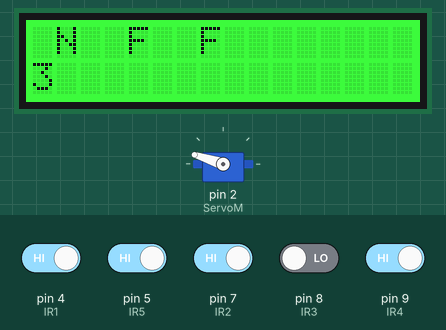
Recording of a sketch running on a simulated Arduino Uno, built with avr-gcc and run on an emulated ATmega328P. Parts: 16×2 character LCD, servo. The test bench sets the inputs (shaded band); at power-on: pin 4 (IR1), pin 5 (IR5), pin 7 (IR2), pin 9 (IR4) HIGH, pin 8 (IR3) LOW.

Above: at 2.2 s.
2.3 s: pin 5 (IR5) driven LOW
At 3.0 s:
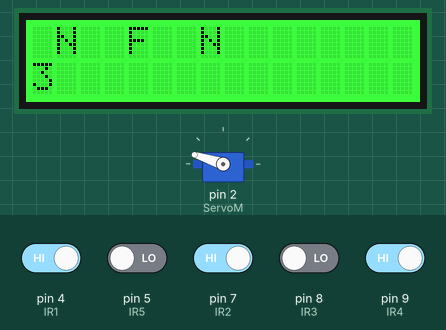
3.8 s: pin 8 (IR3) driven HIGH
At 4.1 s:
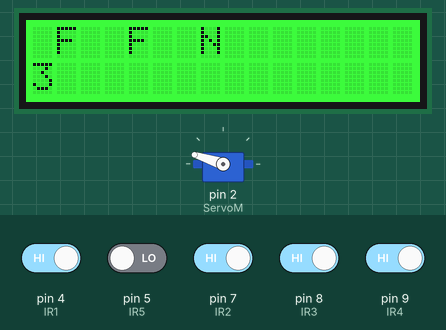
5.3 s: pin 9 (IR4) driven LOW
At 6.5 s:
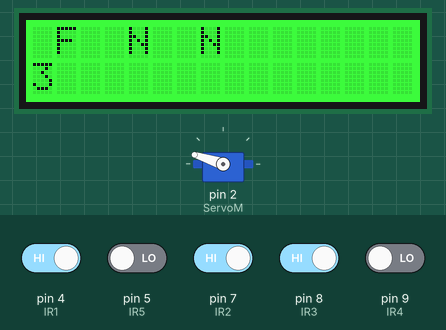
6.8 s: pin 5 (IR5) driven HIGH
At 7.6 s:
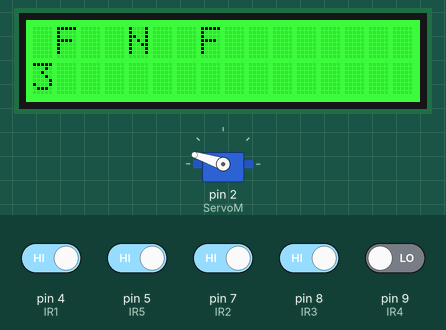
8.3 s: pin 8 (IR3) driven LOW
At 8.7 s:
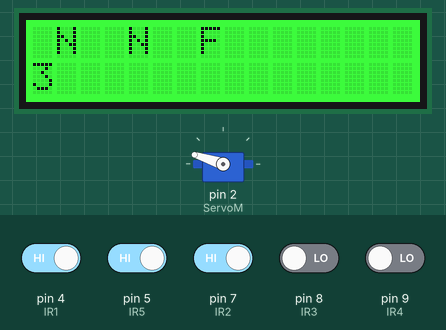
9.8 s: pin 5 (IR5) driven LOW
At 11.0 s:
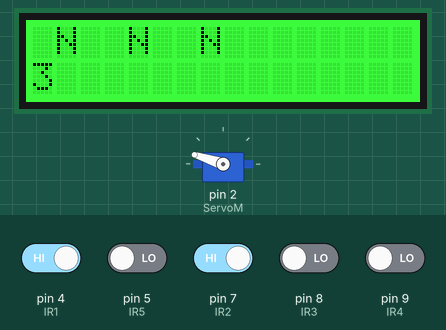
Timing chart, 0 to 12.3 s (numbered marks = the images above; inputs shaded):
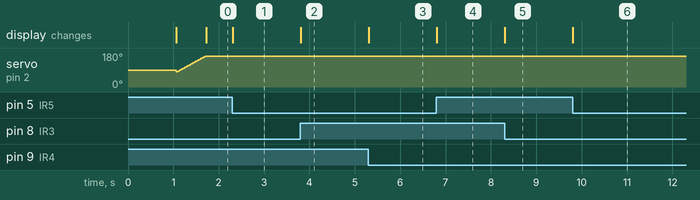

Measured:
- after the input at 2.3 s, the display: changes at once (image 1)
- after the input at 3.8 s, the display: changes at once (image 2)
- after the input at 5.3 s, the display: changes at once (image 3)
- after the input at 6.8 s, the display: changes at once (image 4)
- after the input at 8.3 s, the display: changes at once (image 5)
- after the input at 9.8 s, the display: changes at once (image 6)

The sketch:

carParking.ino
```cpp
// (licence header left out)
#include <Wire.h>
#include <Servo.h>
#include "rgb_lcd.h"

#define IR1      4         //Pin connected to IR sensor 1
#define IR2      7         //Pin connected to IR sensor 2
#define IR3      8         //Pin connected to IR sensor 3
#define IR4      9         //Pin connected to IR sensor 4
#define IR5      5         //Pin connected to IR sensor 5
#define ServoM   2        //Pin connected to Servo Motor

rgb_lcd lcd;
Servo myservo;  // create servo object to control a servo

const int colorR = 0;
const int colorG = 255;
const int colorB = 0;
int pos = 80;
//int gateOpened = 0;
int pState = 0;
int cState = 0;
int total = 3;

void setup()
{
    // set up the LCD's number of columns and rows:
    lcd.begin(16, 2);

    lcd.setRGB(colorR, colorG, colorB);
    pinMode(IR1, INPUT);
    pinMode(IR2, INPUT);
    pinMode(IR3, INPUT);
    pinMode(IR4, INPUT);
    pinMode(IR5, INPUT);
    // Print a message to the LCD.
    myservo.attach(ServoM);
    delay(1000);
    myservo.write(81);
}

void loop()
{
  int in_IR1 = digitalRead(IR1);
  int in_IR2 = digitalRead(IR2);
  int in_IR3 = digitalRead(IR3);
  int in_IR4 = digitalRead(IR4);
  int in_IR5 = digitalRead(IR5);
  lcd.setCursor(0,1);
  lcd.print(total);
  if ((cState == 0) && in_IR1 && total>0){ //Check whether car entering from outside ; might have to check the condition again
    cState = 4;
    pState = 0;
    gateOpen();
    lcd.clear();
    lcd.setCursor(0,0);
//    lcd.print("4,0");
    //delay(4000);
  }else if ((cState == 4) && (pState ==0)){     //Check whether slots are available
    cState = 6;
    pState = 4;
    lcd.clear();
    lcd.setCursor(0,0);
//    lcd.print("6,4");
  }else if ((cState == 6) && (pState == 4) && !in_IR1){
    cState = 2;
    pState = 6;
    lcd.clear();
    lcd.setCursor(0,0);
//    lcd.print("2,6");
  }else if ((cState == 2) && (pState == 6) && in_IR2){
    cState = 3;
    pState = 2;
    gateClose();
    lcd.clear();
    lcd.setCursor(0,0);
//    lcd.print("3,2");
    //delay(4000);
  }else if ((cState == 3) && (pState == 2)){
    cState = 1;
    pState = 3;
    lcd.clear();
    lcd.setCursor(0,0);
//    lcd.print("1,3");
  }else if ((cState == 1) && (pState == 3) && !in_IR2){
    total=total-1;
    cState = 0;
    pState = 1;
    lcd.clear();
    lcd.setCursor(0,0);
//    lcd.print("0,1");
  }else if ((cState == 0) && in_IR2){  // Car going out
    cState = 1;
    pState = 0;
    gateOpen();
    lcd.clear();
    lcd.setCursor(0,0);
//    lcd.print("1,0");
    //delay(4000);
  }else if ((cState == 1) && (pState == 0)){     //Check whether slots are available
    cState = 3;
    pState = 1;
    lcd.clear();
    lcd.setCursor(0,0);
//    lcd.print("3,1");
  }else if ((cState == 3) && (pState == 1) && !in_IR2){
    cState = 2;
    pState = 3;
    lcd.clear();
    lcd.setCursor(0,0);
//    lcd.print("2,3");
  }else if ((cState == 2) && (pState == 3) && in_IR1){
    cState = 6;
    pState = 2;
    gateClose();
    lcd.clear();
    lcd.setCursor(0,0);
//    lcd.print("6,2");
    //delay(4000);
  }else if ((cState == 6) && (pState == 2)){
    cState = 4;
    pState = 6;
    lcd.clear();
    lcd.setCursor(0,0);
//    lcd.print("4,6");
  }else if ((cState == 4) && (pState == 6) && !in_IR1){
    total=total+1;
    cState = 0;
    pState = 4;
    lcd.clear();
    lcd.setCursor(0,0);
//    lcd.print("0,4");
  }
  if(in_IR3)
  {
    lcd.setCursor(1,0);
    lcd.print("F");
  }
  else
  {
    lcd.setCursor(1,0);
    lcd.print("N");
  }

  if(in_IR4)
  {
    lcd.setCursor(4,0);
    lcd.print("F");
  }
  else
  {
    lcd.setCursor(4,0);
    lcd.print("N");
  }

  if(in_IR5)
  {
    lcd.setCursor(7,0);
    lcd.print("F");
  }
  else
  {
    lcd.setCursor(7,0);
    lcd.print("N");
  }
  if (total == 0){
    lcd.setRGB(255, 0, 0);
  }else{
    lcd.setRGB(0, 255, 0);
  }
}

void gateOpen(){
  for (pos = 80; pos < 163; pos += 2) { // goes from 0 degrees to 180 degrees
    // in steps of 1 degree
    myservo.write(pos);              // tell servo to go to position in variable 'pos'
    delay(15);                       // waits 15ms for the servo to reach the position
  }
}

void gateClose(){
  for (pos = 163; pos > 80; pos -= 2) { // goes from 0 degrees to 180 degrees
    // in steps of 1 degree
    myservo.write(pos);              // tell servo to go to position in variable 'pos'
    delay(15);                       // waits 15ms for the servo to reach the position
  }
}

/*********************************************************************************************************
  END FILE
*********************************************************************************************************/
```
